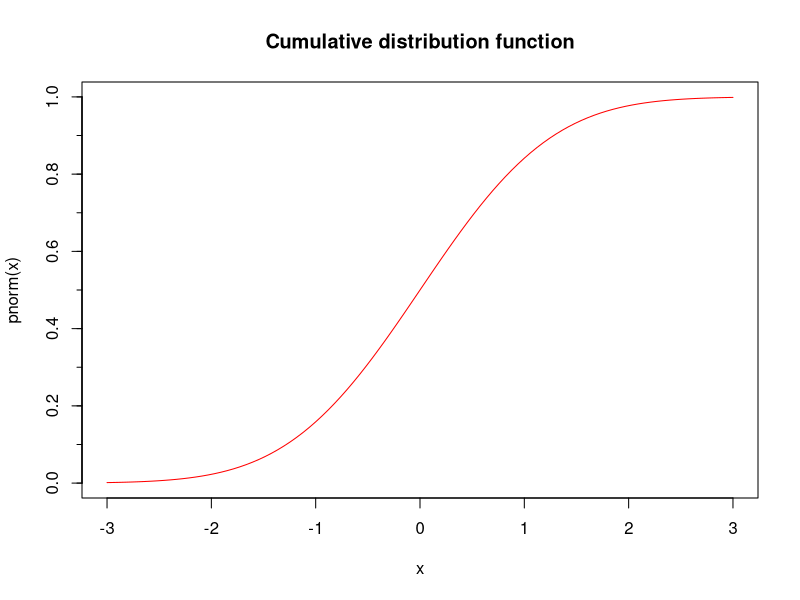
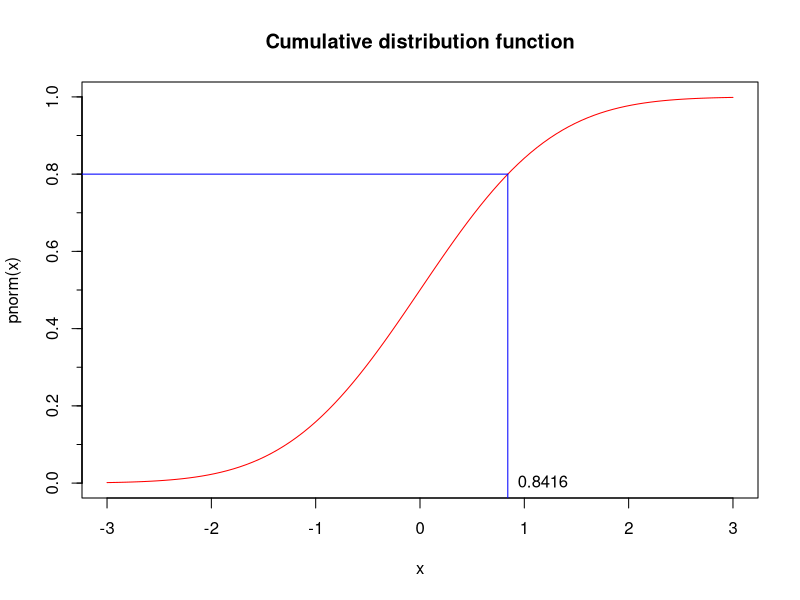
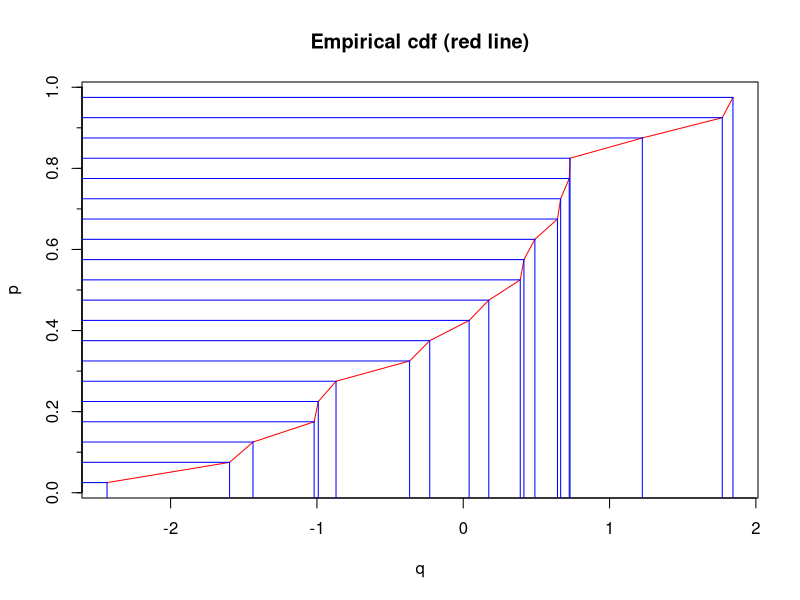
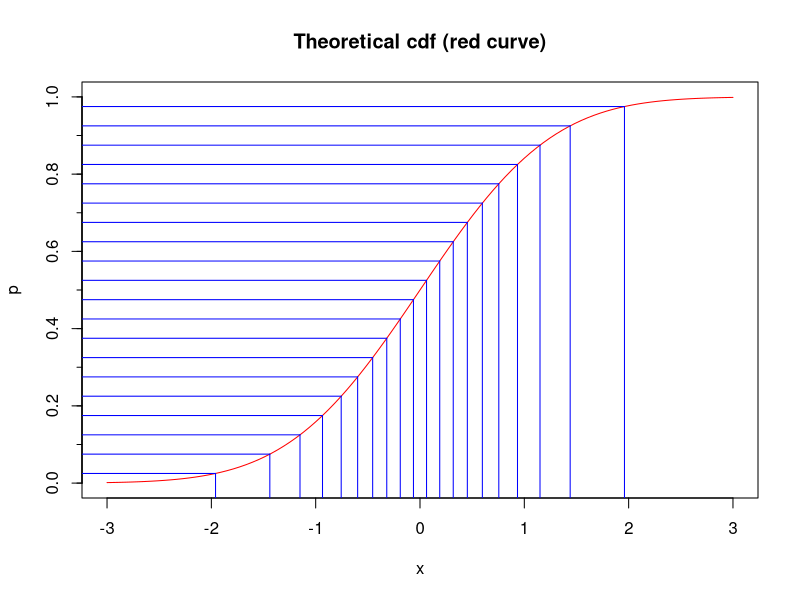
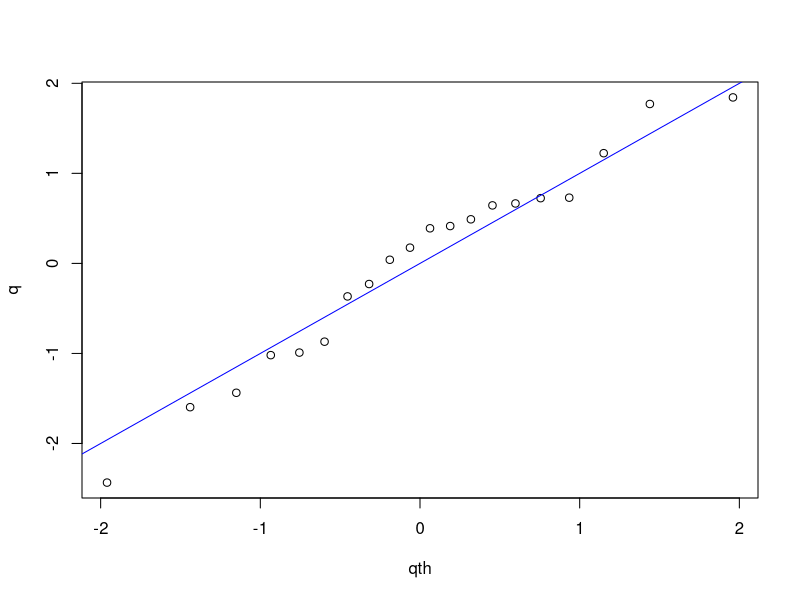

Write R code to recreate these figures, in order.
## ---- chunk 1
x <- seq(-3,3,length.out=100)
plot(x,pnorm(x),type="l",col="red",main="Cumulative distribution function")
axis(2,at=seq(0,1,by=0.1),labels = FALSE, tcl = -0.25)
## ---- chunk 2
p <- 0.80
qnorm(p) #This is that value of x; it equals 0.8416.
## ---- chunk 3
plot(x,pnorm(x),type="l",col="red",main="Cumulative distribution function")
axis(2,at=seq(0,1,by=0.1),labels = FALSE, tcl = -0.25)
segments(-4,p,qnorm(p),p,col="blue")
segments(qnorm(p),-0.1,qnorm(p),p,col="blue")
text(qnorm(p),0,labels=signif(qnorm(p),4),pos=4)
## ---- chunk 4
z <- rnorm(100000)
## ---- chunk 5
sum( z < 0.8416 ) / 100000
## ---- chunk 6
y <- rnorm(20)
## ---- chunk 7
q <- sort(y)
q #The observed quantiles
## ---- chunk 8
q[4]
## ---- chunk 9
n <- length(y)          #Number of data points
p <- ( 1:n - 0.5 ) / n  #We'll take these as the probabilities
cbind(p,q)              #The probabilities with their quantiles
## ---- chunk 10
plot(q,p,type="l",col="red",main="Empirical cdf (red line)")
axis(2,at=seq(0,1,by=0.1),labels = FALSE, tcl = -0.25)
for ( i in 1:n ) {
    segments(-4,p[i],q[i],p[i],col="blue")
    segments(q[i],-0.1,q[i],p[i],col="blue")    
}
## ---- chunk 11
qth <- qnorm(p)
qth #The theoretical quantiles
## ---- chunk 12
plot(x,pnorm(x),type="l",col="red",ylab="p",main="Theoretical cdf (red curve)")
axis(2,at=seq(0,1,by=0.1),labels = FALSE, tcl = -0.25)
for ( i in 1:n ) {
    segments(-4,p[i],qth[i],p[i],col="blue")
    segments(qth[i],-0.1,qth[i],p[i],col="blue")    
}
## ---- chunk 13
plot(qth,q)
abline(0,1,col="blue")
